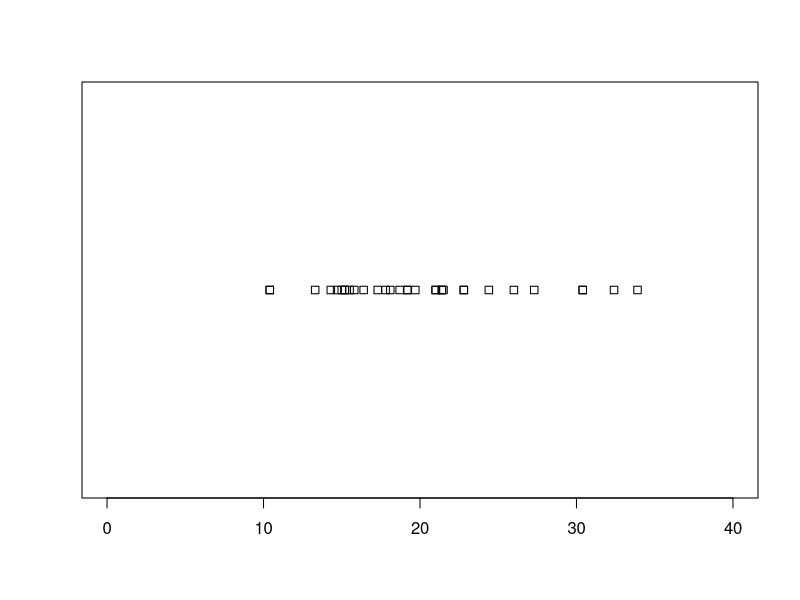
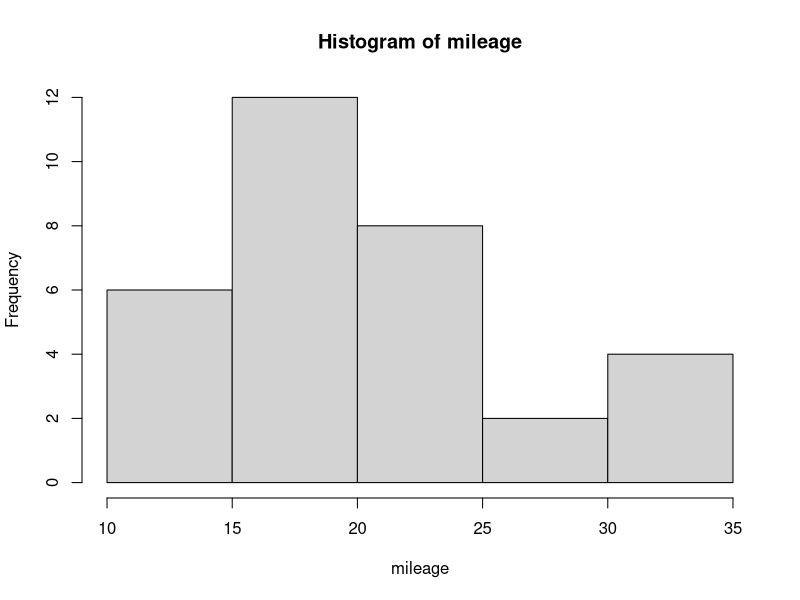
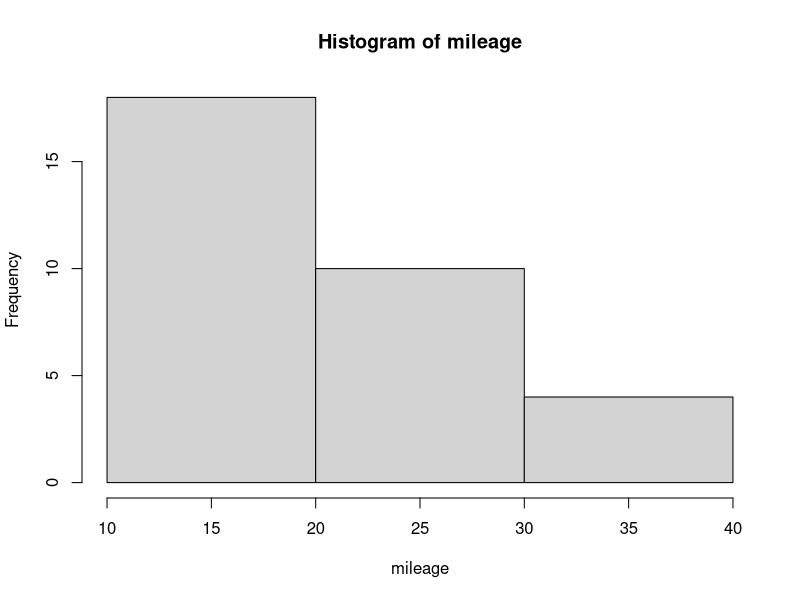
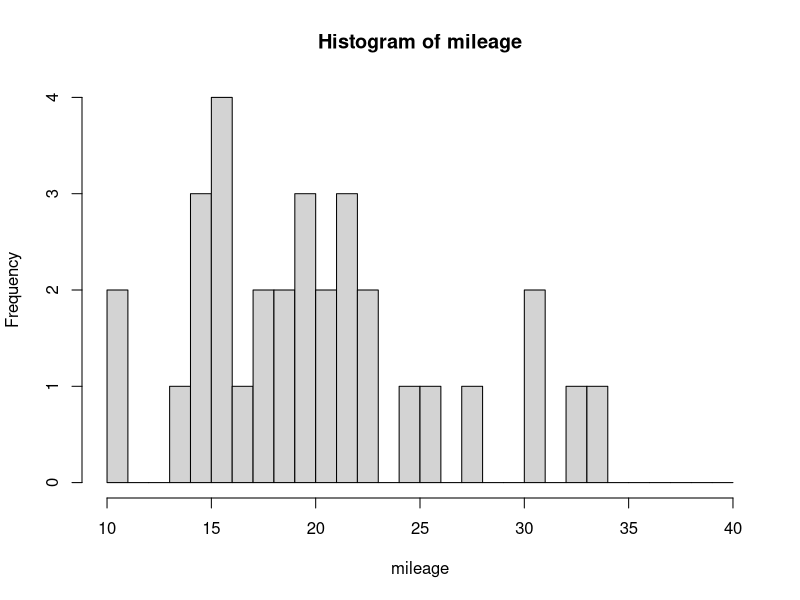
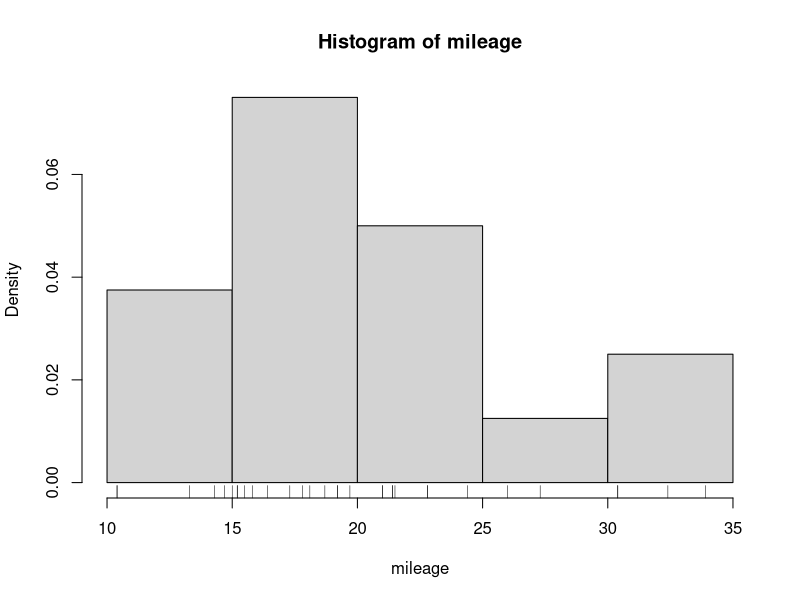
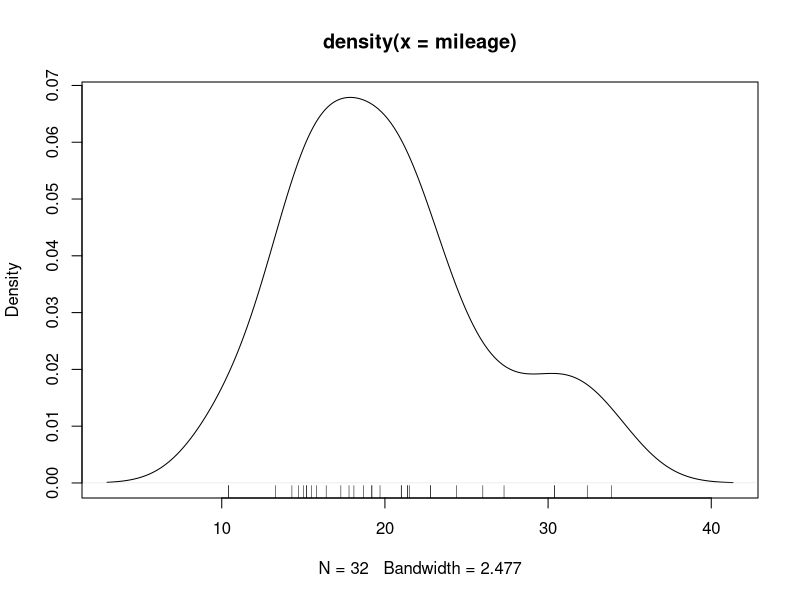
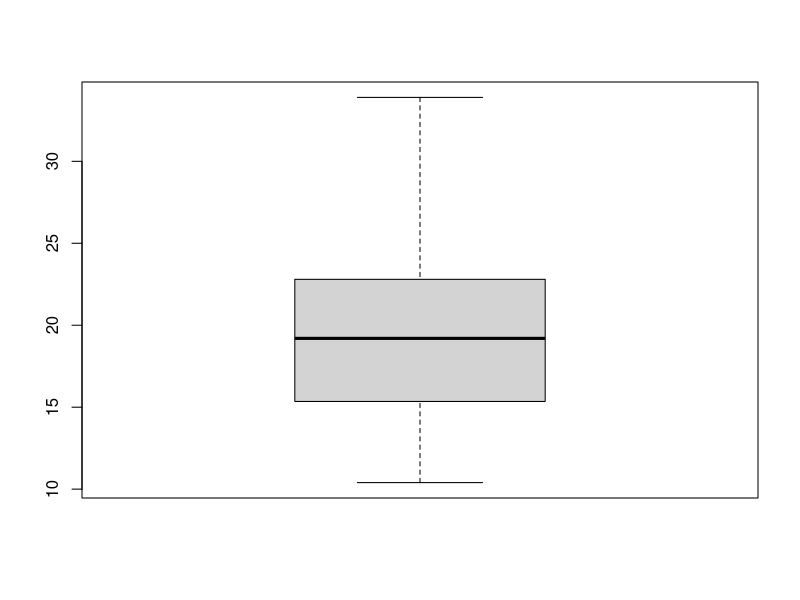
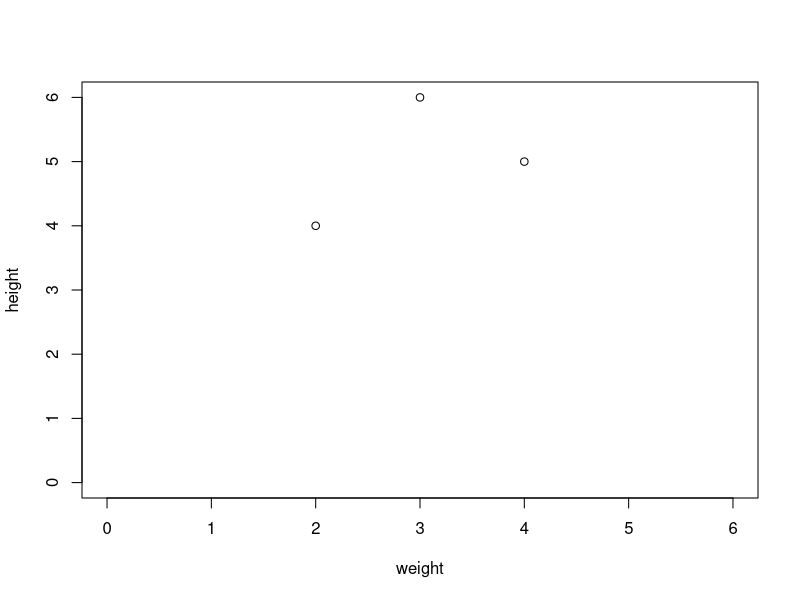

These charts were generated, in order, by the following R code:
## ---- chunk 1
## c() combines numbers into an R vector
mileage = c(21.0,21.0,22.8,21.4,18.7,18.1,14.3,24.4,22.8,19.2,17.8,
            16.4,17.3,15.2,10.4,10.4,14.7,32.4,30.4,33.9,21.5,15.5,
            15.2,13.3,19.2,27.3,26.0,30.4,15.8,19.7,15.0,21.4)
mean(x=mileage)
median(x=mileage)

## q = quantile() sets q to a vector of five numbers;
## access the ith number via q[i]
q = quantile(x=mileage)
q
Q1 = q[2]
Q1
Q3 = q[4]
Q3

sd(x=mileage)

stripchart(x=mileage, xlim=c(0, 40))

hist(x=mileage)                                    # frequency
hist(x=mileage, breaks=seq(from=10, to=40, by=10)) #   too few breaks
hist(x=mileage, breaks=seq(from=10, to=40, by= 1)) #   too many
hist(x=mileage, freq=FALSE)                        # density
rug(x=mileage)                                     # add data points

plot(density(mileage))
rug(mileage)

boxplot(x=mileage)

weight = c(3,2,4)
height = c(6,4,5)
plot(x=weight, y=height, xlim=c(0,6), ylim=c(0,6))

## from discussion for "2 Descriptive Statistics"
time =          c(62  , 93  , 105  , 110, 175  , 245  )
concentration = c(24.4, 22.8,  18.1,  21,  18.7,  14.3)
plot(x=time, y=concentration,
     xlim=c(0,300), ylim=c(0, 30),
     main="Drug concentration vs. time",
     xlab="time since administration (minutes)",
     ylab="drug concentration in blood (mg/mL)")
## ---- chunk 2
## For X ~ Bin(n, pi):
dbinom(x=3, size=4, prob=.996) # dbinom(x=x, size=n, prob=pi) gives P(X = x)
pbinom(q=3, size=4, prob=.996) # pbinom(x=x, size=n, prob=pi) gives P(X <= x)

## For X ~ N(mu, sigma^2):
## pnorm(q, mean=mu, sd=sigma) gives P(X < q)
pnorm(q=2.75, mean=3, sd=.25)
## qnorm(p, mean=mu, sd=sigma) gives x such that P(X < x) = p
qnorm(p=.25, mean=100, sd=15)
## ---- chunk 3
n = 1000
x = rnorm(n) # rnorm(n) gives n random points from N(0, 1^2)
qqnorm(x) # normal probability plot

paint = c(1.29, 1.12, 0.88, 1.65, 1.48, 1.59, 1.04, 0.83, 1.76, 1.31,
          0.88, 1.71, 1.83, 1.09, 1.62, 1.49)
qqnorm(paint)
n = length(paint)
# run this a few times to see what "straight" means for this sample size
x = rnorm(n); qqnorm(x)
## ---- chunk 4
# next line: this is like qnorm(.025), since as n goes toward
# infinity, t_{n-1} becomes very like N(0, 1)
-qt(p=.025, df=1000-1) # gives t such that P(T_{1000-1} < t) = .025
-qt(p=.025, df=10-1)   # gives t such that P(T_{10  -1} < t) = .025
pt(-1, df=10) # gives area left of -1 under T_{10 - 1}

# next line gives P(X >= 5) = P(X=5) + P(X=6) + ... + P(X=11) for
# X ~ Bin(n=11, pi=.5)
sum(dbinom(x=5:11, size=11, prob=.5))

## See the posted file bootstrap.Rmd for the bootstrap code; or here
## it is:
# Create a new function, bootstrap(x, n.boot), having two inputs:
#   - x is a data vector
#   - n.boot is the desired number of resamples from x
# It returns a vector of n.boot t-hat values.
bootstrap = function(x, n.boot) {
  n = length(x)
  x.bar = mean(x)
  t.hat = numeric(n.boot) # create vector of length n.boot zeros
  for(i in 1:n.boot) {
    x.star = sample(x, size=n, replace=TRUE)
    x.bar.star = mean(x.star)
    s.star = sd(x.star)
    t.hat[i] = (x.bar.star - x.bar) / (s.star / sqrt(n))
  }
  return(t.hat)
}

# Use the bootstrap() function to get an approximate sampling
# distribution of T for the smoke data.
data = c(29, 30, 53, 75, 34, 21, 12, 58, 117, 119, 115, 134, 253, 289, 287)
B = 5000
t.hats = bootstrap(data, B)

# Plot the approximate sampling distribution.
hist(t.hats, freq=FALSE, xlab = "Bootstrap t-hat values",
     main = "Approximate Sampling Distribution of T")

n = length(data) # Get summary statistics.
x.bar = mean(data)
s = sd(data)
cat(sep="", "n=", n, ", x.bar=", x.bar, ", s=", s, "\n")

# Make a CI for mu. First find quantiles for a 95% interval.
t.lower = quantile(t.hats, probs=.025) # This is our t_{1 - alpha/2}.
t.upper = quantile(t.hats, probs=.975) # This is our t_{alpha/2}.
cat(sep="", "t.lower=", t.lower, ", t.upper=", t.upper, "\n")
ci.low  = x.bar - t.upper * s / sqrt(n) # This is our lower interval endpoint.
ci.high = x.bar - t.lower * s / sqrt(n) # This is our upper interval endpoint.
cat(sep="", "confidence interval: (", ci.low, ", ", ci.high, ")\n")

# Run a test of H_0: mu = m_0. First find t_{obs}.
mu.0 = 75
t.obs = (x.bar - mu.0) / (s / sqrt(n))
cat(sep="", "t.obs=", t.obs, "\n")
# sum() counts the TRUE values by first converting TRUE / FALSE values to 1 / 0.
m.left = sum(t.hats < t.obs) # This is for H_A: mu < mu_0.
p.value.left = m.left / B
cat(sep="", "m.left=", m.left, ", B=", B, ", p.value.left=", p.value.left, "\n")
m.right = sum(t.hats > t.obs) # This is for H_A: mu > mu_0.
p.value.right = m.right / B
cat(sep="", "m.right=", m.right, ", B=", B, ", p.value.right=", p.value.right, "\n")

# This is for H_A: mu != mu_0. ("!=" means "is not equal to.")
m.left.abs = sum(t.hats < -abs(t.obs))
m.right.abs = sum(t.hats > abs(t.obs))
p.value.two.sided = (m.left.abs + m.right.abs) / B
cat(sep="", "m.left.abs=", m.left.abs, ", m.right.abs=", m.right.abs,
    ", B=", B, ", p.value.two.sided=", p.value.two.sided, "\n")
## ---- chunk 5
# lizards
dead = c(17.65, 20.83, 24.59, 18.52, 21.40, 23.78, 20.36, 18.83, 21.83, 20.06)
live = c(23.76, 21.17, 26.13, 20.18, 23.01, 24.84, 19.34, 24.94, 27.14, 25.87, 18.95, 22.61)

x = dead
y = live

summary(x) # numerical summaries
sd(x)
summary(y)
sd(y)

m = matrix(data=1:2, nrow=2, ncol=1)
layout(m) # make a 2x2 graph
hist(x, xlim=c(15, 30))
hist(y, xlim=c(15, 30))
layout(1) # reset to usual 1x1 graph

## See boottwo.Rmd for the two-sample bootstrap code; or here it is:
# Create a new function, bootstrap(x, y, n.boot), having three inputs:
#   - x is a sample from a firts  population
#   - y is a sample from a second population
#   - n.boot is the desired number of resamples
# It returns a vector of n.boot t-hat values.
boottwo = function(x, y, n.boot) {
  difference = mean(x) - mean(y)
  nx = length(x)
  ny = length(y)
  t.hat = numeric(n.boot) # create vector of length n.boot zeros
  for(i in 1:n.boot) {
    x.star = sample(x=x, size=nx, replace=TRUE)
    y.star = sample(x=y, size=ny, replace=TRUE)
    x.bar.star = mean(x.star)
    y.bar.star = mean(y.star)
    s.x.star = sd(x.star)
    s.y.star = sd(y.star)
    t.hat[i] = ((x.bar.star - y.bar.star) - difference) /
        sqrt((s.x.star^2/nx) + (s.y.star^2/ny))
  }
  return(t.hat)
}

starved = c(1.9, 2.1, 3.8, 9.0, 9.6, 13.0, 14.7, 17.9, 21.7, 29.0, 72.3)
x = starved
fed = c(1.5, 1.7, 2.4, 3.6, 5.7, 22.6, 22.8, 39.0, 54.4, 72.1, 73.6, 79.5, 88.9)
y = fed

summary(x) # numerical summaries
sd(x)
summary(y)
sd(y)

m = matrix(data=1:2, nrow=2, ncol=1)
layout(m) # make a 2x1 graph
stripchart(x, xlim=c(0, 100))
stripchart(y, xlim=c(0, 100))
layout(1) # reset graph to usual 1x1

qqnorm(x)
qqnorm(y)

# Run a test of H_0: mu_X - mu_Y = 0.
t.obs = (mean(x) - mean(y)) /
sqrt(var(x) / length(x)  + var(y) / length(y))
cat(sep="", "t.obs=", t.obs, "\n")

B = 5000
t.hats = boottwo(x, y, B)
# hist(t.hats)

# sum() counts the TRUE values by first converting TRUE / FALSE values to 1 / 0.
m.left = sum(t.hats < t.obs) # This is for H_A: mu_X - mu_Y < 0.
p.value.left = m.left / B
cat(sep="", "m.left=", m.left, ", B=", B, ", p.value.left=", p.value.left, "\n")

m.right = sum(t.hats > t.obs) # This is for H_A: mu_X - mu_Y > 0.
p.value.right = m.right / B
cat(sep="", "m.right=", m.right, ", B=", B, ", p.value.right=", p.value.right, "\n")

# This is for H_A: mu_X - mu_Y != 0. ("!=" means "is not equal to.")
m.left.abs = sum(t.hats < -abs(t.obs))
m.right.abs = sum(t.hats > abs(t.obs))
p.value.two.sided = (m.left.abs + m.right.abs) / B
cat(sep="", "m.left.abs=", m.left.abs, ", m.right.abs=", m.right.abs,
", B=", B, ", p.value.two.sided=", p.value.two.sided, "\n")

# Wilcoxon rank sum test
starved = c(1.9, 2.1, 3.8, 9.0, 9.6, 13.0, 14.7, 17.9, 21.7, 29.0, 72.3)
fed = c(1.5, 1.7, 2.4, 3.6, 5.7, 22.6, 22.8, 39.0, 54.4, 72.1, 73.6, 79.5, 88.9)
wilcox.test(starved, fed)

# Here is a convenience function to make the calculations for the 2-sample t
# test and interval, and the Welch's t test and interval, easy:
#
# t.test(x, y, alternative = c("two.sided", "less", "greater"),
#        mu = 0, paired = FALSE, var.equal = FALSE, conf.level = 0.95)
#
# - x and y are the data vectors
# - alternative is "two.sided" by default; other wise you should assign it via 
#   alternative="less" or alternative="greater"
# - paired=FALSE indicates independent samples, which we have here
# - var.equal=FALSE, the default, gives the Welch's t test and interval, while
#   var.equal=TRUE gives the 2-sample t test and interval that assumes equal
#   population variances
# - mu is the null value of the difference in means; it defaults to 0
# - conf.level is the confidence level; it defaults to 0.95
#
# For example, here I reproduce the calculations from 8.1:
dead = c(17.65, 20.83, 24.59, 18.52, 21.40, 23.78, 20.36, 18.83, 21.83, 20.06)
live = c(23.76, 21.17, 26.13, 20.18, 23.01, 24.84, 19.34, 24.94, 27.14, 25.87, 18.95, 22.61)
t.test(x=dead, y=live, alternative="two.sided", var.equal=TRUE, conf.level=.95)
## ---- chunk 6
# Here I reproduce the calculations for the depression example:
B = c(1.83, .50, 1.62, 2.48, 1.68, 1.88, 1.55, 3.06, 1.30)
A = c( .88, .65,  .60, 2.05, 1.06, 1.29, 1.06, 3.14, 1.29)
D = B - A
t.test(D, alternative="greater")
## ---- chunk 7
# R code for pre-ANOVA numerical and graphical summaries
bihai = c(47.12,46.75,46.81,47.12,46.67,47.43,46.44,46.64,48.07,48.34,48.15,
          50.26,50.12,46.34,46.94,48.36)
red = c(41.90,42.01,41.93,43.09,41.47,41.69,39.78,40.57,39.63,42.18,40.66,
        37.87,39.16,37.40,38.20,38.07,38.10,37.97,38.79,38.23,38.87,37.78,38)
yellow = c(36.78,37.02,36.52,36.11,36.03,35.45,38.13,37.10,35.17,36.82,36.66,
           35.68,36.03,34.57,34.6)
(flower.lengths = c(bihai, red, yellow))
(N=length(flower.lengths))

(bihai.labels = rep(x="bihai", times=length(bihai)))
red.labels = rep(x="red", times=length(red))
yellow.labels = rep(x="yellow", times=length(yellow))
(flower.labels = c(bihai.labels, red.labels, yellow.labels)) # vector of words

# R wants a categorical variable stored as a "factor" vector.
(flower.species = factor(flower.labels))

# Here the formula "flower.lengths ~ flower.species" means
# "make three stripcharts of flower.lengths, one for each
# category in flower.species."
stripchart(flower.lengths ~ flower.species, vertical=TRUE)

# Here are sample means. This tapply() function call gives the sample
# mean flower.lengths for each species in the flower.species variable.
tapply(X=flower.lengths, INDEX=flower.species, FUN=mean)

# Here are sample standard deviations. This tapply() function call
# gives the sample sd() flower.lengths for each species in the
# flower.species variable.
tapply(X=flower.lengths, INDEX=flower.species, FUN=sd)

# R code for ANOVA
flower.model = aov(flower.lengths ~ flower.species)
anova(flower.model) # ANOVA table
plot(residuals(flower.model) ~ fitted(flower.model), ylab = "Residuals",
     xlab = "Fitted Values", main = "Residuals vs Fitted Values")
qqnorm(residuals(flower.model), main = "QQ Plot of Residuals")

# Check the by-hand review example:
X = c(0, 1, 2); Y = c(1, 2, 3); Z = c(5, 6, 7); data = c(X, Y, Z)
sample = factor(c(rep(x="X", times=length(X)), rep("Y", length(Y)), rep("Z", length(Z))))
review.model = aov(data ~ sample)
anova(review.model)

# Here is R code to make the Tukey-Kramer pairwise confidence intervals:
(CIs = TukeyHSD(flower.model, conf.level = 0.95)) # flower data
plot(CIs) # See simultaneous confidence intervals.

(CIs = TukeyHSD(review.model, conf.level = 0.95)) # by-hand review data
plot(CIs)
## ---- chunk 8
returning = c(74,66,81,52,73,62,52,45,62,46,60,46,38)
new = c( 5,6,8,11,12,15,16,17,18,18,19,20,20)
cor(x=returning, y=new)              # cor() gives correlation
model = lm(new ~ returning)          # lm(y ~ x) gives linear model
model
plot(x=returning, y=new, xlim=c(0, 85), ylim=c(0, 35)) # scatterplot
abline(model)                        # abline() adds line

# make a prediction as y = intercept + slope * x
percentReturning = 60
model$coefficients[1] + model$coefficients[2] * percentReturning

# QQ plot of residuals (straight => can assume normal population of errors)
qqnorm(residuals(model))

# plot residuals vs. fitted values: (reasonably equal vertical spread
# across x values => can assume equal error variances across x values)
plot(x=fitted(model), y=residuals(model))

summary(model)                       # test H_0: beta_i = 0
confint(model)                       # CIs for beta_i
## ---- chunk 9
# Test goodness-of-fit of kids' sample of M&Ms to Nice distribution.
kids.sample = c(12,15,17,6)
Nice.population = c(.20, .25, .40, .15)
chisq.test(x=kids.sample, p=Nice.population)

# Make comparative bar plots.
colors = c("Brown", "Yellow", "Green", "Red")
layout(matrix(data=1:2, nrow=2, ncol=1)) # Allow two graphs in one plot.
barplot(height=kids.sample, names.arg=colors, main="M&M's sample")
barplot(height=Nice.population, names.arg=colors, main="Nice population")
layout(1) # Return to one graph per plot.

# Do it again for the Naughty population.
Naughty.population = c(.50, .20, .10, .20)

layout(matrix(data=1:2, nrow=2, ncol=1)) # Allow two graphs in one plot.
barplot(height=kids.sample, names.arg=colors, main="M&M's sample")
barplot(height=Naughty.population, names.arg=colors, main="Naughty population")
layout(1) # Return to one graph per plot.

chisq.test(x=kids.sample, p=Naughty.population)

# Test independence of education and smoking.

# matrix(data, nrow, ncol, byrow=FALSE) fills an nrow by ncol matrix,
# by column, from the vector data.
(French.men = matrix(data = c(56,37,53, 54,43,28, 41,27,36, 36,32,16),
   nrow=3, ncol=4, byrow=FALSE))
chisq.test(French.men)
